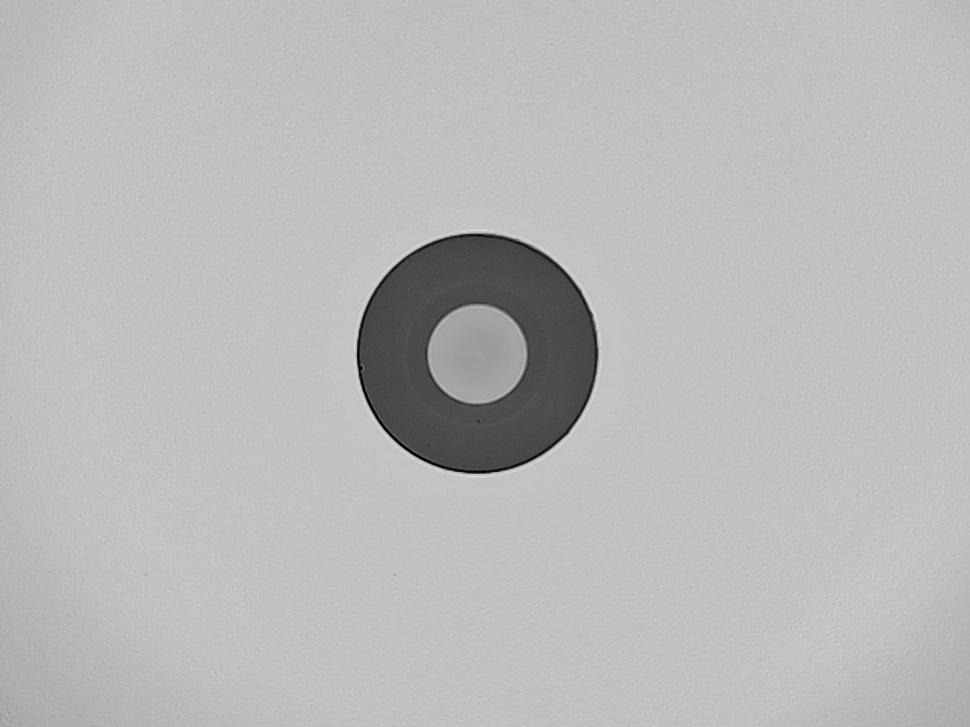
#> input picture samples2/img38.jpg, 970 x 727 px, shrunk from 1152 x 864 before the run, found by its file name
$ python detect_and_split_circles.py
#> lines starting #> are read from the running program, lines starting #| are printed output that depends on the picture; after the words box and inside, x2 and y2 are one past the last pixel; in counts of white or black regions, pixels touching at a corner belong together
import cv2
import numpy as np

# Load image
img_path = r"C:\Users\Saem1001\Documents\GitHub\OpenCV-Practice\samples2\img38.jpg"
img = cv2.imread(img_path)
#> img is the input picture: shape (727, 970, 3); min 0, max 225, mean 185.2
gray = cv2.cvtColor(img, cv2.COLOR_BGR2GRAY)

# Detect circles
circles = cv2.HoughCircles(gray, cv2.HOUGH_GRADIENT, 1, 50,
                          param1=50, param2=30, minRadius=10, maxRadius=0)
#> circles = 78 rows, first 8: [473.5, 351.5, 121.2], [649.5, 410.5, 299.4], [679.5, 329.5, 321.2], [675.5, 456.5, 272.6], [567.5, 500.5, 293.2], [695.5, 379.5, 337.2], [703.5, 531.5, 172.3], [262.5, 378.5, 336.6]

if circles is not None:
    circles = np.uint16(np.around(circles))
#> circles = 78 rows, first 8: [474, 352, 121], [650, 410, 299], [680, 330, 321], [676, 456, 273], [568, 500, 293], [696, 380, 337], [704, 532, 172], [262, 378, 337]

    # Sort circles by radius to find inner and outer
    sorted_circles = sorted(circles[0], key=lambda x: x[2])
#> sorted_circles = 78 items, first 6: [526, 436, 28], [536, 290, 38], [556, 386, 40], [874, 576, 45], [840, 680, 49], [452, 416, 57]

    if len(sorted_circles) >= 2:
        inner = sorted_circles[0]  # Smallest radius
#> inner = [526, 436, 28]
        outer = sorted_circles[-1]  # Largest radius
#> outer = [262, 378, 337]

        # Create masks
        inner_mask = np.zeros(img.shape[:2], np.uint8)
        outer_mask = np.zeros(img.shape[:2], np.uint8)
        cv2.circle(inner_mask, (inner[0], inner[1]), inner[2], 255, -1)
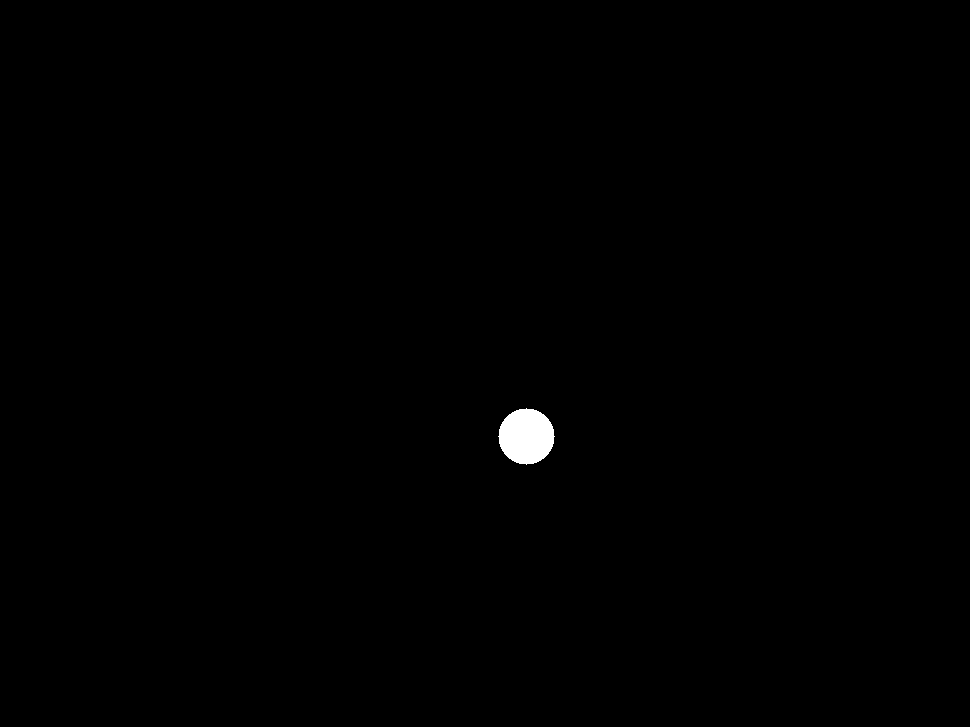
#> inner_mask: shape (727, 970); 0.35% white; 1 white region, box (x1, y1, x2, y2) and area: (498, 408, 555, 465) 2453
        cv2.circle(outer_mask, (outer[0], outer[1]), outer[2], 255, -1)
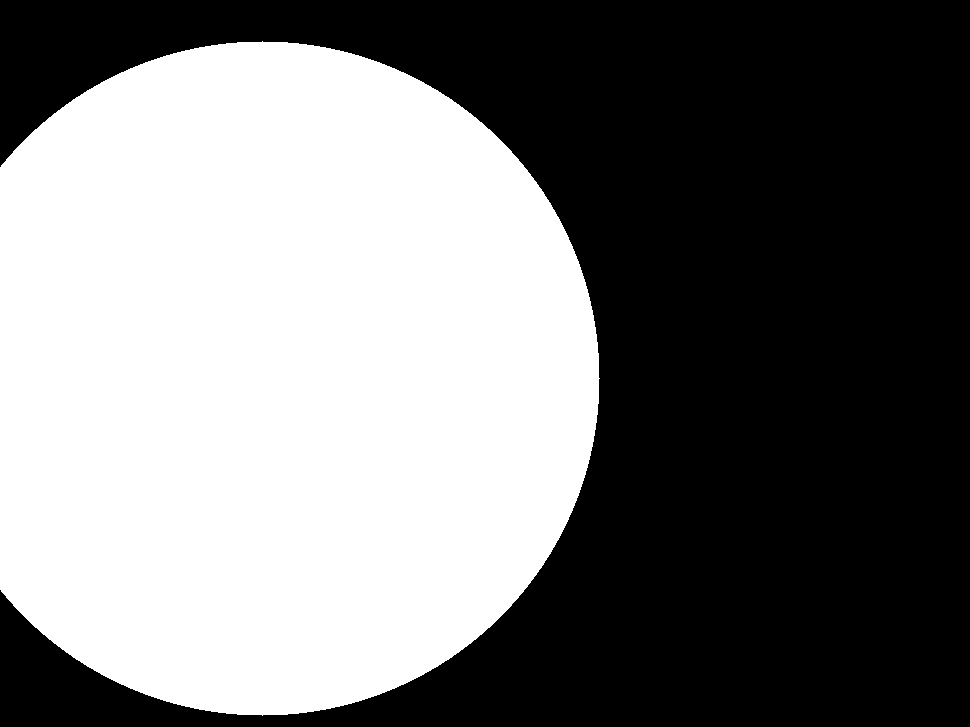
#> outer_mask: shape (727, 970); 47.5% white; 1 white region, box (x1, y1, x2, y2) and area: (0, 41, 600, 716) 335234

        # Create ring mask
        ring_mask = cv2.subtract(outer_mask, inner_mask)
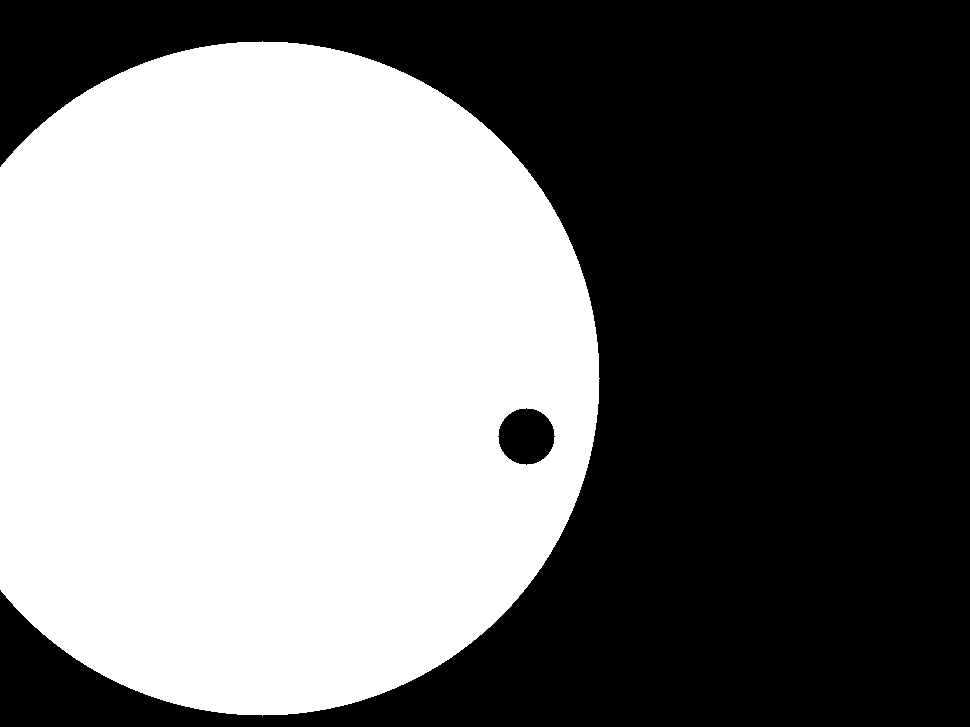
#> ring_mask: shape (727, 970); 47.2% white; 1 white region, box (x1, y1, x2, y2) and area: (0, 41, 600, 716) 332781

        # Apply masks
        inner_img = cv2.bitwise_and(img, img, mask=inner_mask)
        ring_img = cv2.bitwise_and(img, img, mask=ring_mask)
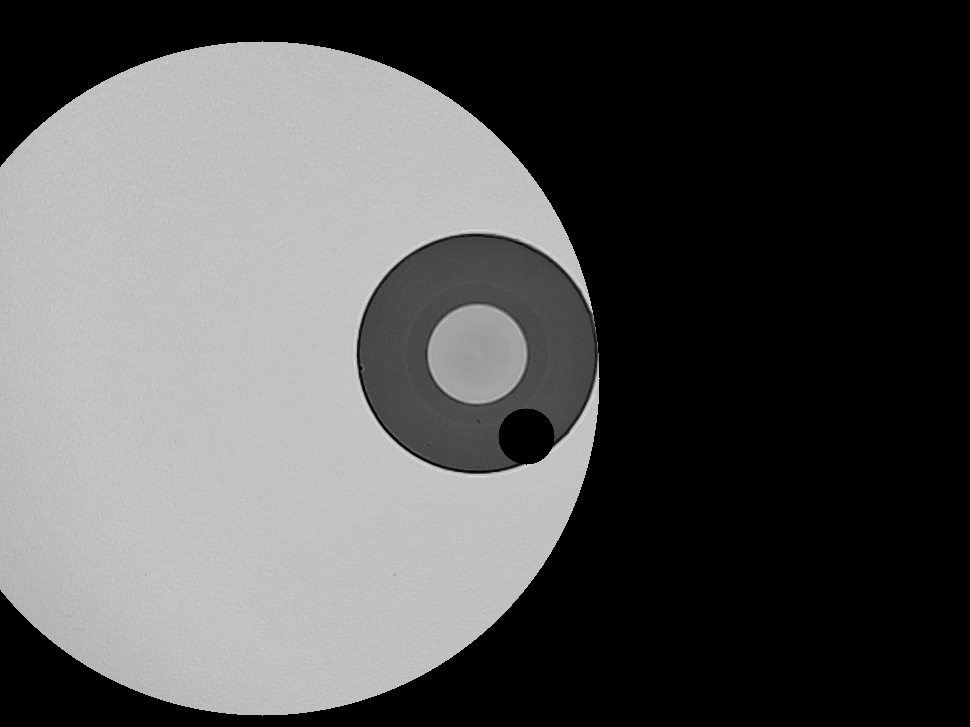
#> ring_img: shape (727, 970, 3); min 0, max 225, mean 84.4

        # Save results
        cv2.imwrite("detected_inner.png", inner_img)
        cv2.imwrite("detected_ring.png", ring_img)
        print(f"Inner circle: center=({inner[0]}, {inner[1]}), radius={inner[2]}")
#| Inner circle: center=(526, 436), radius=28
        print(f"Outer circle: center=({outer[0]}, {outer[1]}), radius={outer[2]}")
#| Outer circle: center=(262, 378), radius=337
    else:
        print(f"Need at least 2 circles, found {len(sorted_circles)}")
else:
    print("No circles detected")

$ run again, with samples2/ima12.jpg copied over samples2/img38.jpg
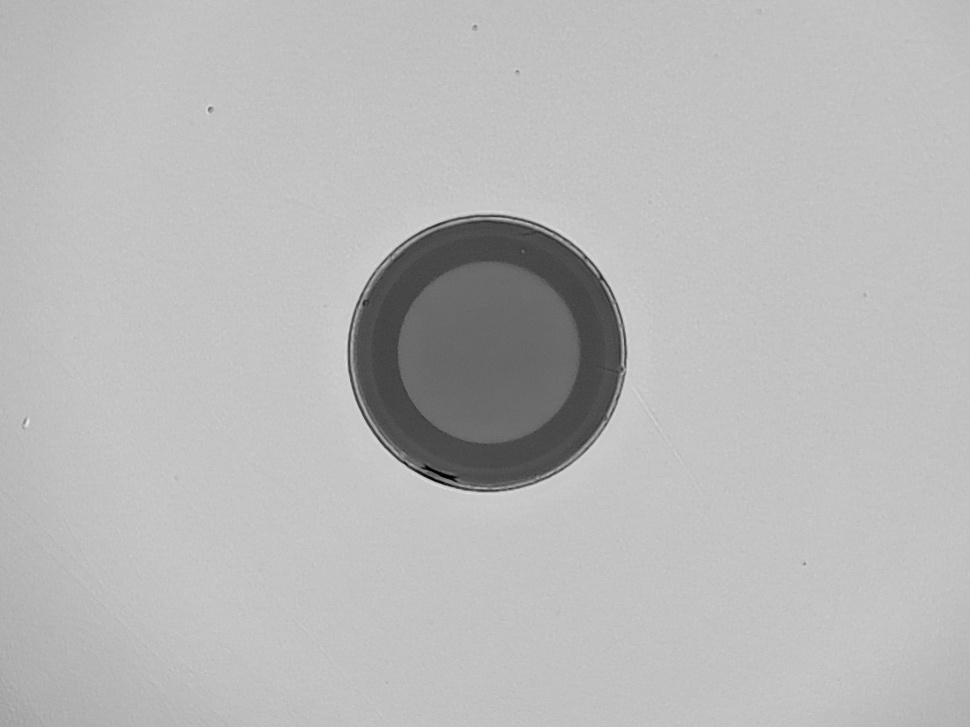
#> input picture samples2/ima12.jpg, 970 x 727 px, shrunk from 1152 x 864 before the run, found by its file name
#> img is the input picture: shape (727, 970, 3); min 0, max 231, mean 184.3
#> `circles = cv2.HoughCircles(gray, cv2.HOUGH_GRADIENT, 1, 50, param1=50,..`: circles = 15 rows, first 8: [486.5, 354.5, 137.8], [455.5, 314.5, 90.1], [524.5, 389.5, 87.1], [528.5, 317.5, 84.8], [463.5, 400.5, 89.8], [430.5, 361.5, 83.8], [491.5, 276.5, 62.4], [412.5, 413.5, 43.6]
#> `circles = np.uint16(np.around(circles))`: circles = 15 rows, first 8: [486, 354, 138], [456, 314, 90], [524, 390, 87], [528, 318, 85], [464, 400, 90], [430, 362, 84], [492, 276, 62], [412, 414, 44]
#> sorted_circles = [[592, 304, 24], [406, 298, 42], [540, 266, 42], [412, 414, 44], [574, 402, 44], [362, 476, 45], [496, 448, 47], [492, 276, 62], [564, 354, 63], [430, 362, 84], [528, 318, 85], [524, 390, 87], [456, 314, 90], [464, 400, 90], [486, 354, 138]]
#> inner = [592, 304, 24]
#> outer = [486, 354, 138]
#> `cv2.circle(inner_mask, (inner[0], inner[1]), inner[2], 255, -1)`:
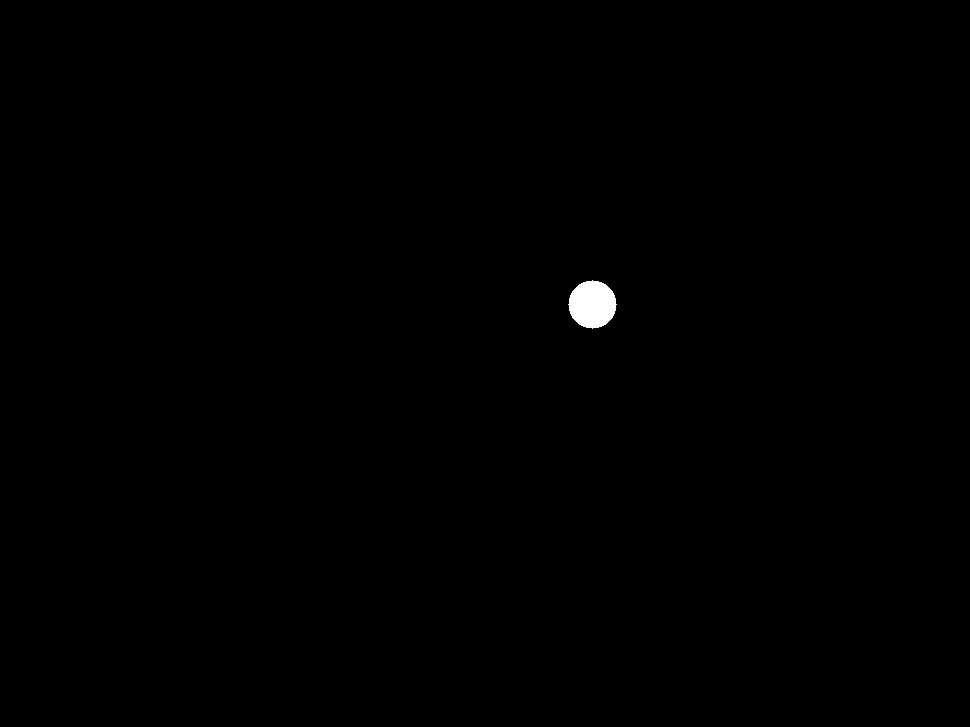
#> inner_mask: shape (727, 970); 0.25% white; 1 white region, box (x1, y1, x2, y2) and area: (568, 280, 617, 329) 1793
#> outer_mask: shape (727, 970); 8.5% white; 1 white region, box (x1, y1, x2, y2) and area: (348, 216, 625, 493) 59805
#> ring_mask: shape (727, 970); 8.2% white; 1 white region, box (x1, y1, x2, y2) and area: (348, 216, 625, 493) 58065
#> `ring_img = cv2.bitwise_and(img, img, mask=ring_mask)`:
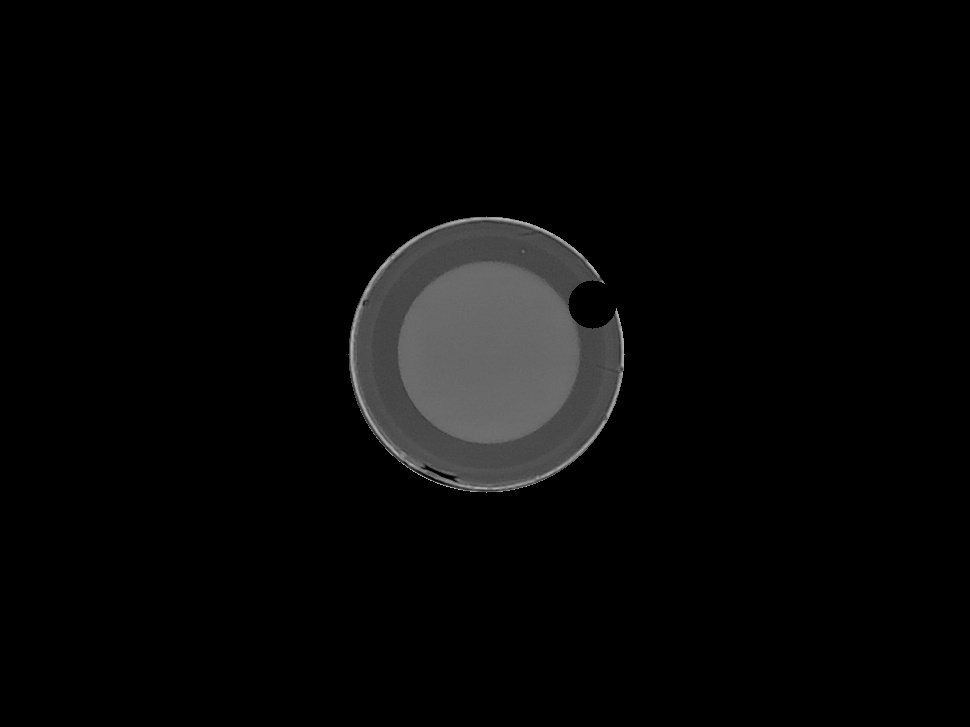
#> ring_img: shape (727, 970, 3); min 0, max 199, mean 7.6
#| Inner circle: center=(592, 304), radius=24
#| Outer circle: center=(486, 354), radius=138
